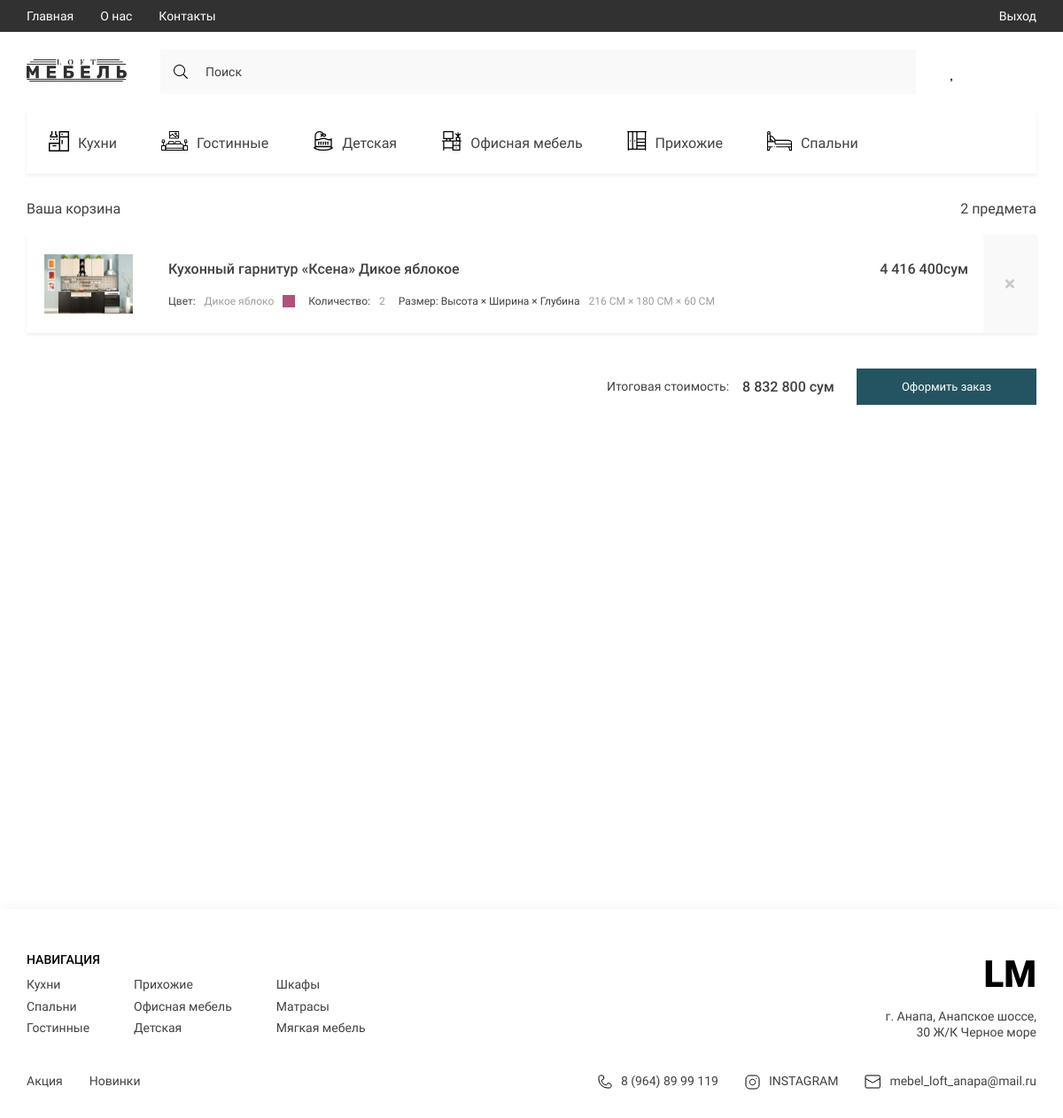
Screenshot of /my_cart/ (signed in) with the database file from the repository.
### furniture/models.py (models this page shows, shortened)
class Category(models.Model):
    title = models.CharField(max_length=50, verbose_name='Название категории')
    image = models.ImageField(upload_to='categories/', verbose_name='Иконка категории')
    slug = models.SlugField(unique=True, null=True)
    parent = models.ForeignKey('self', on_delete=models.CASCADE, blank=True, null=True, related_name='subcategories',
                               verbose_name='Категория')
    def get_absolute_url(self):
        return reverse('category_page', kwargs={'slug': self.slug})
    def get_image_category(self):
        if self.image:
            return self.image.url
        else:
            return '-'
    class Meta:
        verbose_name = 'Категория'
        verbose_name_plural = 'Категории'

class Order(models.Model):
    user = models.ForeignKey(User, on_delete=models.PROTECT, null=True, default=1, related_name='orders',
                             verbose_name='Заказы')
    customer = models.ForeignKey(Customer, on_delete=models.SET_NULL, blank=True, null=True)
    created_at = models.DateTimeField(auto_now_add=True, verbose_name='Дата заказа')
    is_completed = models.BooleanField(default=False, verbose_name='Выполнен ли заказ')
    shipping = models.BooleanField(default=True, verbose_name='Доставка')
    class Meta:
        verbose_name = 'Заказ'
        verbose_name_plural = 'Заказы'
    @property
    def get_cart_total_price(self):
        order_products = self.orderproduct_set.all()
        total_price = sum([product.get_total_price for product in order_products])
        return total_price
    @property
    def get_cart_total_quantity(self):
        order_products = self.orderproduct_set.all()
        total_quantity = sum([product.quantity for product in order_products])
        return total_quantity

class OrderProduct(models.Model):
    product = models.ForeignKey(Product, on_delete=models.SET_NULL, null=True)
    order = models.ForeignKey(Order, on_delete=models.SET_NULL, null=True, verbose_name='Номер заказа')
    quantity = models.IntegerField(default=0, blank=True, null=True, verbose_name='Количество')
    added_at = models.DateTimeField(auto_now_add=True, verbose_name='Дата добавления в корзину')
    class Meta:
        verbose_name = 'Заказанный товар'
        verbose_name_plural = 'Заказанные товары'
    @property
    def get_total_price(self):
        total_price = self.product.price * self.quantity
        return total_price

class Product(models.Model):
    title = models.CharField(max_length=100, verbose_name='Название товара')
    description = models.TextField(blank=True, null=True, verbose_name='Описание к товару')
    price = models.FloatField(verbose_name='Цена товара')
    quantity = models.IntegerField(verbose_name='Количество на складе')
    created_at = models.DateTimeField(auto_now_add=True, verbose_name='Дата добавления')
    slug = models.SlugField(unique=True, null=True)
    category = models.ForeignKey(Category, on_delete=models.CASCADE, related_name='products', verbose_name='Категория')
    color_name = models.CharField(max_length=150, verbose_name='Название цвета', blank=True, null=True)
    color_code = models.CharField(max_length=150, verbose_name='Код цвета', blank=True, null=True)
    model_product = models.CharField(max_length=100, blank=True, null=True, verbose_name='Модель товара')
    depth = models.CharField(max_length=50, blank=True, null=True, verbose_name='Глубина "см"')
    width = models.CharField(max_length=50, blank=True, null=True, verbose_name='Ширина "см"')
    height = models.CharField(max_length=50, blank=True, null=True, verbose_name='Высота "см"')
    def get_image_product(self):
        if self.images:
            try:
                return self.images.first().image.url
            except:
                return '-'
        else:
            return '-'
    class Meta:
        verbose_name = 'Товар'
        verbose_name_plural = 'Товары'

class Gallery(models.Model):
    image = models.ImageField(upload_to='products/', verbose_name='Картинка товара')
    product = models.ForeignKey(Product, on_delete=models.CASCADE, related_name='images',
                                verbose_name='Товар')
    class Meta:
        verbose_name = 'Картинка товара'
        verbose_name_plural = 'Картинки товара'

### furniture/views.py (the view)
# urls.py: path('my_cart/', my_cart_view, name='my_cart'),
def my_cart_view(request):
    if request.user.is_authenticated:
        cart_info = get_cart_data(request)
        context = {
            'title': 'Моя корзина',
            'order': cart_info['order'],
            'products': cart_info['products']
        }
        return render(request, 'pages/my_cart.html', context)
    else:
        messages.warning(request, 'Пройдите регистрацию')
        return redirect('login')

### furniture/templatetags/furniture_tags.py (called while the page is built)
@register.simple_tag()
def get_categories():
    return Category.objects.filter(parent=None)

@register.simple_tag()
def get_normal_price(price):
    return f'{int(price):_}'.replace('_', ' ')

### furniture/utils.py (called while the page is built)
def get_cart_data(request):
    cart = CartForAuthenticatedUser(request)
    cart_info = cart.get_cart_info()
    return cart_info

    def get_cart_info(self):
        customer, created = Customer.objects.get_or_create(user=self.user)
        order, created = Order.objects.get_or_create(customer=customer)
        order_products = order.orderproduct_set.all()
        cart_total_quantity = order.get_cart_total_quantity
        cart_total_price = order.get_cart_total_price
        return {
            'cart_total_quantity': cart_total_quantity,
            'cart_total_price': cart_total_price,
            'order': order,
            'products': order_products
        }

### furniture/templates/pages/my_cart.html (shortened to what this page needs)
{% extends 'base.html' %}
{% load furniture_tags %}
{% block main %}
<main class="main">
    <div class="container">
        <section class="basket">
            <div class="basket__text">
                {% if products %}
                <h1 class="basket__title">Ваша корзина</h1>
                <span class="basket__count"><span>{{ order.get_cart_total_quantity }}</span> предмета</span>
                {% else %}
                <div>
                    <h3>Ваша корзина пуста 😔</h3>
                </div>
                {% endif %}
            </div>
            <div class="basket__items">
                {% for item in products %}
                {% include 'components/_basket__item.html' %}
                {% endfor %}
            </div>
            {% if products %}
            <form class="products__form">
                <span>Итоговая стоимость:<span class="products__form-price">{% get_normal_price order.get_cart_total_price %} сум</span> </span>
                <a href="{% url 'checkout' %}" class="btn products__form-btn">Оформить заказ</a>
                {% endif %}
            </form>
        </section>
    </div>
</main>
{% endblock main %}

### furniture/templates/components/_cart_category.html
{% load static %}
{% load furniture_tags %}
{% get_categories as categories %}
{% for category in categories %}
<li>
    <a href="{{ category.get_absolute_url }}" class="header__list-links">
        <span class="header__list-img">
            <img src="{{ category.get_image_category }}" alt="icons">
        </span>
        {{ category.title }}
    </a>
</li>
{% endfor %}

### furniture/templates/components/_basket__item.html
{% load static %}
{% load furniture_tags %}
<div class="basket__item">
    <a href="#!" class="basket__item-img">
        <img src="{{ item.product.get_image_product }}" alt="product">
    </a>
    <div class="basket__item-content">
        <div class="basket__item-text">
            <h2 class="basket__item-title">{{ item.product.title }}e</h2>
            <p class="basket__item-price">
                <span class="price"><span>{% get_normal_price item.product.price %}</span>сум</span>
            </p>
        </div>
        <div class="basket__options">
            {% if item.product.color_name %}
            <p class="basket__options-color">
                Цвет:
                <span class="color__name">{{ item.product.color_name }}</span>
                <span class="color__block"></span>
            </p>
            {% endif %}
            <p class="basket__options-count">
                Количество: <span>{{ item.quantity }}</span>
            </p>
            <p class="basket__options-size">
                Размер: Высота × Ширина × Глубина <span>
                {{ item.product.height }} СМ × {{ item.product.width }} СМ × {{ item.product.depth }} СМ
            </span>
            </p>
        </div>
    </div>
    <a href="{% url 'to_cart' item.product.slug 'delete' %}" class="basket__delete">
        <i class="fas fa-times"></i>
    </a>
</div>

### furniture/static/furniture/style/style.css (style rules this page uses)
:root { --containerWidth: 1140px; --primaryColor: #414141; --primaryFont: 'Roboto'; --mainColor: #245462; }
* { padding: 0; margin: 0; box-sizing: border-box; text-decoration: none; list-style: none; font-family: var(--primaryFont); }
.container { width: 100%; max-width: calc(var(--containerWidth) + 30px); margin: 0 auto; padding: 0 15px; }
.btn { outline: none; border: none; padding: 13px 20px; font-style: normal; font-weight: normal; font-size: 13px; line-height: 15px; background: var(--mainColor); border: 1px solid var(--mainColor); transition: color .3s linear, background .3s linear; color: #FFFFFF; }
.header__list-links { padding: 24px 25px; display: flex; justify-content: center; align-items: center; height: 70px; transition: background .3s linear, color .3s linear; width: max-content; font-family: 'Roboto'; font-size: 16px; line-height: 19px; color: #414141; }
.header__list-links img { margin-right: 10px; min-width: 18px; transition: filter .3s linear; }
.main { width: 100%; flex-grow: 1; padding-bottom: 150px; }
.basket { display: flex; flex-direction: column; width: 100%; }
.basket__text { display: flex; align-items: center; justify-content: space-between; margin-bottom: 20px; }
.basket__title { font-style: normal; font-weight: normal; font-size: 16px; line-height: 19px; color: var(--primaryColor); }
.basket__count { font-style: normal; font-weight: normal; font-size: 16px; line-height: 19px; color: var(--primaryColor); }
.basket__items { display: flex; flex-direction: column; justify-content: space-between; gap: 20px; }
.basket__item { display: flex; width: 100%; align-items: center; justify-content: space-between; box-shadow: 0px 2px 4px rgba(0, 0, 0, 0.07); padding: 22px 77px 22px 20px; position: relative; }
.basket__item-img { width: 100%; max-width: 100px; display: flex; justify-content: center; align-items: center; margin-right: 40px; }
.basket__item-img img { width: 100%; }
.basket__item-content { display: flex; flex-direction: column; align-items: flex-start; flex-grow: 1; justify-content: center; }
.basket__item-text { display: flex; justify-content: space-between; align-items: center; width: 100%; margin-bottom: 20px; }
.basket__item-title { font-style: normal; font-weight: 500; font-size: 16px; line-height: 19px; color: var(--primaryColor); }
.basket__item-price { display: flex; justify-content: space-between; align-items: center; gap: 15px; }
.basket__item-price .price { font-style: normal; font-weight: 500; font-size: 16px; line-height: 19px; color: var(--primaryColor); }
.basket__options { display: flex; align-items: center; justify-content: flex-start; gap: 15px; font-style: normal; font-weight: normal; font-size: 12px; line-height: 14px; color: var(--primaryColor); }
.basket__options p { display: flex; justify-content: center; align-items: center; gap: 10px; }
.basket__options span { color: #9E9E9E; }
.color__block { width: 14px; height: 14px; background: #AF527E; }
.basket__delete { height: 100%; width: max-content; padding: 0 25px; position: absolute; display: flex; justify-content: center; align-items: center; right: 0; background: #f9f9f9; top: 0; }
.basket__delete i { color: #C9C9C9; font-size: 15px; }
.products__form { display: flex; margin-top: 40px; justify-content: flex-end; align-items: center; }
.products__form>span { font-style: normal; font-weight: normal; font-size: 14px; line-height: 16px; color: var(--primaryColor); margin-right: 25px; display: flex; justify-content: center; align-items: center; }
.products__form-price { font-style: normal; font-weight: 500; font-size: 16px; line-height: 19px; color: var(--primaryColor); display: block; margin-left: 15px; }
.products__form-btn { padding: 12px 50px; }

### rows the page displays
Category: get_image_category (picture), title "Кухни"
Category: get_image_category (picture), title "Гостинные"
Category: get_image_category (picture), title "Детская"
Category: get_image_category (picture), title "Офисная мебель"
Category: get_image_category (picture), title "Прихожие"
Category: get_image_category (picture), title "Спальни"
Order: get_cart_total_quantity "2", id.quantity "8 832 800"
OrderProduct: product.get_image_product (picture), product "Кухонный гарнитур «Ксена» Дикое яблоко", product.price "4 416 400", product.color_name "Дикое яблоко", quantity "2", product.height "216", product.width "180", product.depth "60"
